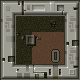

This is a level from a 2D game, rendered from its Tiled map with the project's own tilesets. A one-line summary and the complete map file follow:
An orthogonal 5x5 tile map with 16x16 px tiles, 1 tile layer (ground).

<map version="1.10" tiledversion="1.11.2" orientation="orthogonal" renderorder="right-down" width="5" height="5" tilewidth="16" tileheight="16" infinite="0" nextlayerid="4" nextobjectid="1">
 <tileset firstgid="1" source="tileset_01.tsx" />
 <layer id="3" name="ground" width="5" height="5">
  <data encoding="csv">
61,461,462,441,62,
19,4,5,515,19,
463,354,355,46,464,
464,4,46,568,19,
81,501,502,444,82
</data>
 </layer>
</map>